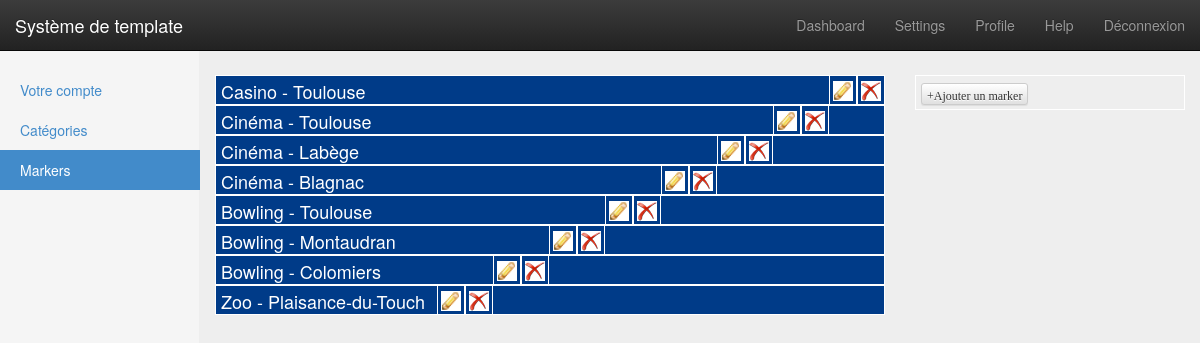
Page /admin/markers.php on the committed database.
### tables this page shows
CREATE TABLE IF NOT EXISTS `markers` (
  `marker_id` int(8) NOT NULL AUTO_INCREMENT,
  `marker_categorie` varchar(255) NOT NULL,
  `marker_ville` varchar(255) NOT NULL,
  `marker_longitude` varchar(255) NOT NULL,
  `marker_latitude` varchar(255) NOT NULL,
  `marker_text` text NOT NULL,
  `marker_actif` varchar(8) NOT NULL,
  PRIMARY KEY (`marker_id`)
);

CREATE TABLE IF NOT EXISTS `markers_icone` (
  `icone_id` int(8) NOT NULL AUTO_INCREMENT,
  `icone_actif` varchar(8) NOT NULL,
  `icone_categorie` varchar(255) NOT NULL,
  `icone_icon` varchar(255) NOT NULL,
  PRIMARY KEY (`icone_id`)
);

### admin/markers.php (called while the page is built, shortened)
<?php
	$page = "markers";
	require('model/Map.php');
	try {
		$map = new Map();
		$infos = $map->getInfos();
		require_once("view/vueMarkers.php");
	} catch (Exception $e) {
	    $msgErreur = $e->getMessage();
	    require_once("view/vueErreur.php");
	}

### admin/model/Map.php (called while the page is built, shortened)
<?php
class Map extends BDD{
    function getInfos() {
        $bdd = parent::getBdd();
		$sql = "SELECT *";
		$sql .= " FROM markers as MK,  markers_icone as MKI";
		$sql .= " WHERE MK.marker_categorie = MKI.icone_id";
		$sql .= " ORDER BY marker_id";
        $datas = $bdd->query($sql);
		while ($resultat = $datas->fetch(PDO::FETCH_OBJ)) {
            $count[] = $resultat;
        }
		return $count;
    }
}

### admin/view/vueMarkers.php (the view, shortened to what this page needs)
<?php include("view/template/vueHeader.php");  ?>
	<body>
		<?php include("view/template/vueMenu.php");  ?>
		<div class="container-fluid">
			<div class="row">
				<?php include "view/template/vueSidebar.php"; ?>
				<div class="col-md-7 col-sm-7 col-sm-offset-2 markers">
					<?php foreach ($infos as $info) : ?>
					<div class="todo">
						<span class="delete deleteMarkers" id="<?php echo $info->marker_id; ?>">
							<a href="markers.php?id=<?php echo $info->marker_id; ?>">
								<img src="common/img/supprimer.gif" alt="supprimer" />
							</a>
						</span>
						<span class="update" id="<?php echo $info->marker_id;?>">
							<a href="markersUpdate.php?id=<?php echo $info->marker_id;?>">
								<img src="common/img/modifier.gif" alt="supprimer" />
							</a>
						</span>
						<h4 class="titre"><?php echo nl2br(stripslashes($info->icone_categorie));?> - <?php echo nl2br(stripslashes($info->marker_ville)); ?></h4>
					</div>
					<?php endforeach; ?>
				</div>
				<div class="col-md-3 col-sm-3 ajoutMarkers">
					<h4 id="ajout">
						<button type="button" class="btn btn-default btn-xs">
							<span class="glyphicon glyphicon-plus">Ajouter un marker</span>
						</button>
					</h4>
				</div>
			</div>
	    <?php require('template/vueFooter.php'); ?>
	</body>
</html>

### admin/view/template/vueHeader.php (shortened to what this page needs)
<!DOCTYPE html>
<html lang="en">
	<head>
		<link href="common/css/bootstrap.min.css" rel="stylesheet">
		<link href="common/css/bootstrap-theme.min.css" rel="stylesheet">
		<link href="common/css/admin.css" rel="stylesheet">
		<link href="common/css/style.css" rel="stylesheet">
	</head>

### admin/view/template/vueMenu.php (shortened to what this page needs)
<div class="navbar navbar-inverse navbar-fixed-top" role="navigation">
		<div class="container-fluid">
			<div class="navbar-header">
				<a class="navbar-brand" href="login.php">Système de template</a>
			</div>
			<div class="navbar-collapse collapse">
				<ul class="nav navbar-nav navbar-right">
					<li><a href="#">Dashboard</a></li>
					<li><a href="#">Settings</a></li>
					<li><a href="#">Profile</a></li>
					<li><a href="#">Help</a></li>
					<li><a href="deconnection.php">Déconnexion</a></li>
				</ul>
			</div>
		</div>
	</div>

### admin/view/template/vueSidebar.php
<div class="col-md-2 sidebar">
	<ul class="nav nav-sidebar">
		<li <?php if ($page == "compte"): ?> class="active" <?php endif; ?> ><a href="compte.php">Votre compte</a></li>
		<li <?php if ($page == "category"): ?> class="active" <?php endif; ?> ><a href="category.php">Catégories</a></li>
		<li <?php if ($page == "markers"): ?> class="active" <?php endif; ?> ><a href="markers.php">Markers</a></li>
	</ul>
</div>

### admin/view/template/vueFooter.php (shortened to what this page needs)
	</body>
</html>

### admin/common/css/admin.css (style rules this page uses)
body { padding-top: 60px; padding-bottom: 40px; background-color: #eee; }
.sidebar { display: none; }
@media (min-width: 768px) { .sidebar { position: fixed; top: 0; left: 0; bottom: 0; z-index: 1000; display: block; padding: 70px 20px 20px; background-color: #f5f5f5; border-right: 1px solid #eee; } }
.nav-sidebar { margin-left: -20px; margin-right: -21px; margin-bottom: 20px; }
.nav-sidebar > li > a { padding-left: 20px;padding-right: 20px; }
.nav-sidebar > .active > a { color: #fff;background-color: #428bca; }

### admin/common/css/style.css (style rules this page uses)
body { width: 100%; padding-top: 75px; margin: 0 auto; }
.markers .todo h4.titre { cursor: pointer; height: 30px; background: #003b88; color: white; border: solid 1px white; line-height: 30px; padding-left: 5px; margin: 0; }
.markers .todo .delete, .markers .todo .update { float: right; padding: 3px; border: solid 1px white; }
.markers .todo .delete a, .markers .todo .update a { text-decoration: none; }
.markers .todo .delete a img, .markers .todo .update a img { width: 20px; height: 20px; }
.ajoutMarkers h4#ajout { cursor: pointer; height: 35px; color: white; border: solid 1px white; line-height: 30px; padding-left: 5px; margin: 0; }

### rows in the picture
markers: markers_icone.icone_categorie "Casino", marker_ville "Toulouse"
markers: markers_icone.icone_categorie "Cinéma", marker_ville "Toulouse"
markers: markers_icone.icone_categorie "Cinéma", marker_ville "Labège"
markers: markers_icone.icone_categorie "Cinéma", marker_ville "Blagnac"
markers: markers_icone.icone_categorie "Bowling", marker_ville "Toulouse"
markers: markers_icone.icone_categorie "Bowling", marker_ville "Montaudran"
markers: markers_icone.icone_categorie "Bowling", marker_ville "Colomiers"
markers: markers_icone.icone_categorie "Zoo", marker_ville "Plaisance-du-Touch"
